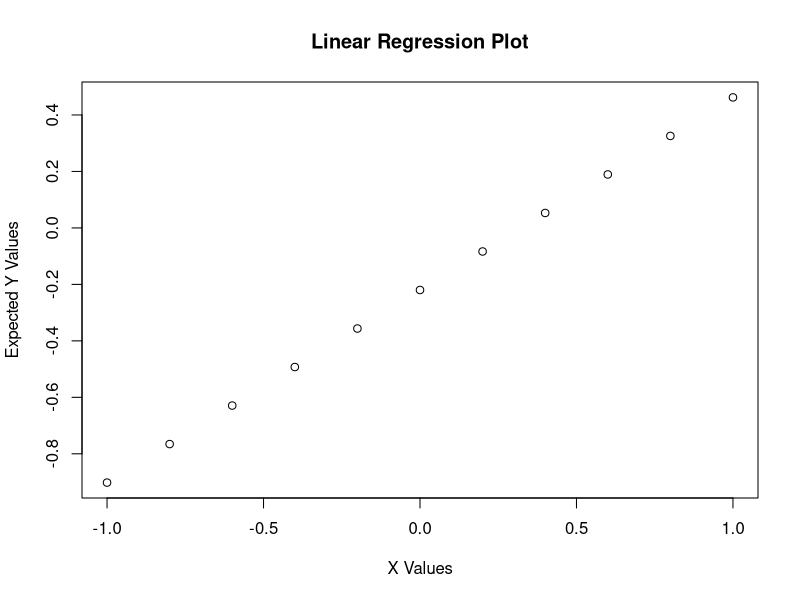
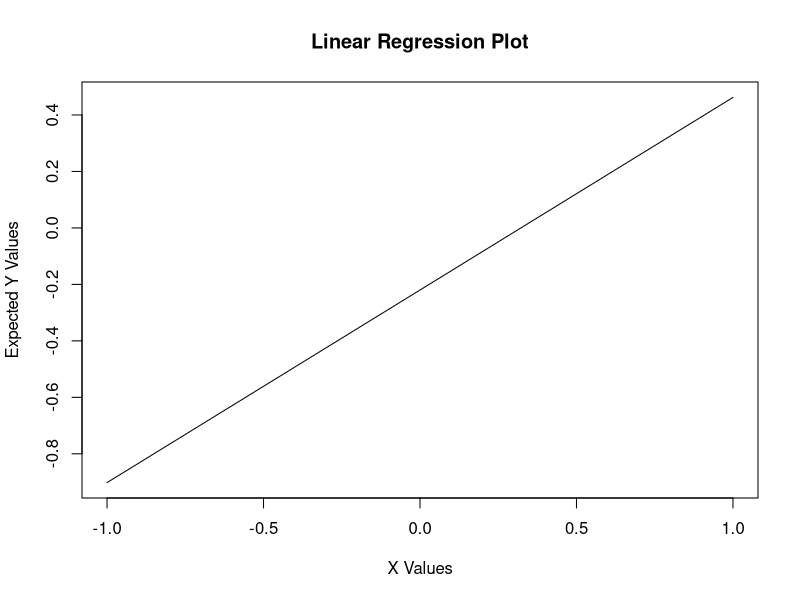
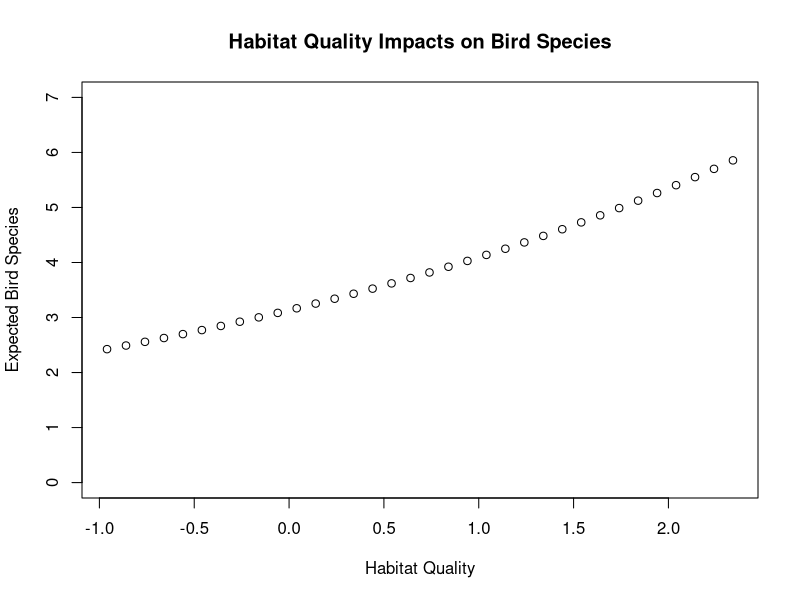
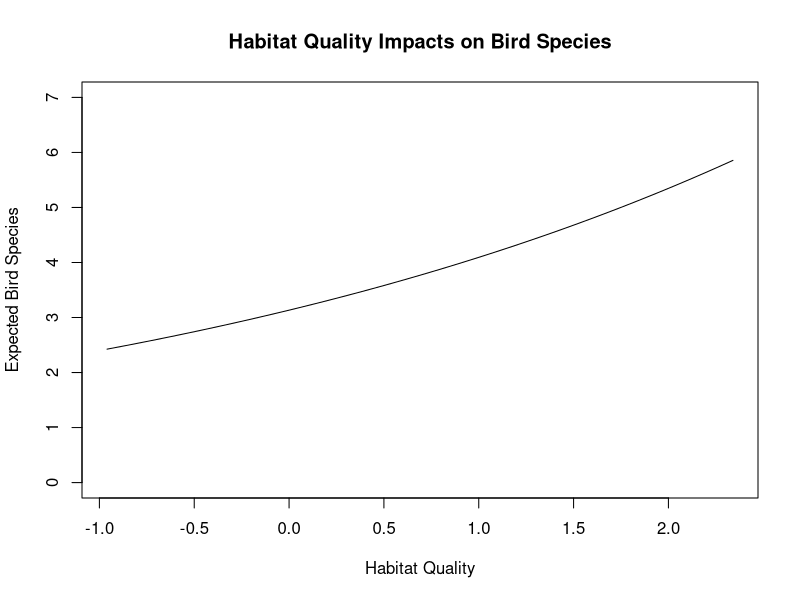
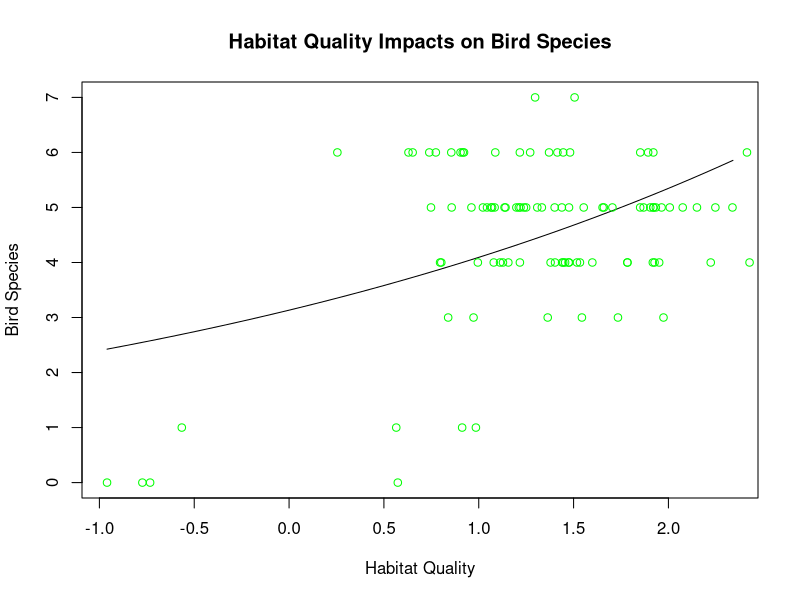

Here is the R script that generated these plots, in order:
## ---- chunk 1

beta0 <- (-0.2) #intercept, logi(p) when x = 0
beta1 <- 1.3 #slope, effect of x on logit(p)
n <- 30 #sample size, number of observations
## ---- chunk 2
#runif generates uniform distribution.uniform distribution means any variable between -1 and 1. need to tell is n=number of observations and the upper and lower limits of the distribution

x <- runif(n, -1, 1) #put in paramters of min=-1, max=1, this is some kind of continuous variable, take 30 samples from this distribution

## ---- chunk 3
#to calculate expected values on logit scale, l.p=logit(p)

l.p <- beta0 + beta1*x #bc x is a vector, then l.p returns a string for each possible x

#p=probability, applying the inverse of the logit here to get rid of the log to put it on a probability scale, y depends on p
p <- exp(l.p)/(exp(l.p) + 1)
p #just checking that this is between 0 and 1

## ---- chunk 4
#generate Bernoulli random variables for y
#need to find the probability of success for each trial, use n=number of trials, p=vector of probabilities (p), size=number of trials per observation

y <- rbinom(n, 1, p) #will create a vector of y for each value of p, vector is all 0s and 1s

## ---- chunk 5
#make a model
lrmod <-glm(y~x, family = "binomial")
summary(lrmod)
#logit(pi) = -0.5615 + 0.9287x

## ---- chunk 6
predict.par <- coef(lrmod) #pulled the coefficients from the model
predict.par

true.par <- c(beta0, beta1) #true parameters
diff <- (predict.par-true.par)
diff #difference between extimates and true parameters
## ---- chunk 7
newx<- data.frame(x = seq(-1,1, 0.2)) #making new data with new x values

#generate expected y's
exp.y <- predict.glm(object = lrmod, newdata =newx, type = "link", se.fit = TRUE ) #response returns data on the scale of the response variable, so a default binmoial model returns probabilities on the logit sclae, "response" returns predicted probabilities (automatically back transforms)

exp.y # "fit" is the name of the expected y vectors, "se.fit"" are the standard errors

## ---- chunk 8
plot(newx$x, exp.y$fit, main = "Linear Regression Plot", xlab = "X Values", ylab = "Expected Y Values") #pulls the x values out of the df, and the expected y values

#not sure if the plot should be a line plot:
plot(newx$x, exp.y$fit, main = "Linear Regression Plot", xlab = "X Values", ylab = "Expected Y Values", type = "l")

## ---- chunk 9
getwd()
birddat <- read.csv("HW3data.csv")
head(birddat)
poismod <- glm(Species~Quality, data= birddat, family = "poisson")
summary(poismod)
#intercept: 1.1422, slope: 0.2672

## ---- chunk 10

#need to generate a new set of x based on the min and max of the original data

minbird <- min(birddat$Quality)
maxbird <- max(birddat$Quality)
#newx2 <- data.frame(z = seq(minbird, maxbird, 0.1)) here, bc I re-named the column z, predict.glm got confused and couldn't find the Quality variable. Use the same variable name throughout
newx2 <- data.frame(Quality = seq(minbird, maxbird, 0.1))
newx2 #this will give us the expected values for the full length of x, gives a more complete sequence

#now calculate expected y on response scale
exp.y2 <- predict.glm(object=poismod, newdata= newx2, type = "response", se.fit =T)
exp.y2 
  
## ---- chunk 11
#remember that "fit" is the expected y values
plot(newx2$Quality, exp.y2$fit, main = "Habitat Quality Impacts on Bird Species", xlab = "Habitat Quality", ylab = "Expected Bird Species", ylim = c(0,7))

#should it be a line?
plot(newx2$Quality, exp.y2$fit, main = "Habitat Quality Impacts on Bird Species", xlab = "Habitat Quality", ylab = "Expected Bird Species", ylim = c(0,7), type = "l")

## ---- chunk 12
plot(newx2$Quality, exp.y2$fit, main = "Habitat Quality Impacts on Bird Species", xlab = "Habitat Quality", ylab = "Bird Species", ylim = c(0,7), type = "l") #plotted model as a line, data as points
points(birddat$Quality, birddat$Species, col = "green")

